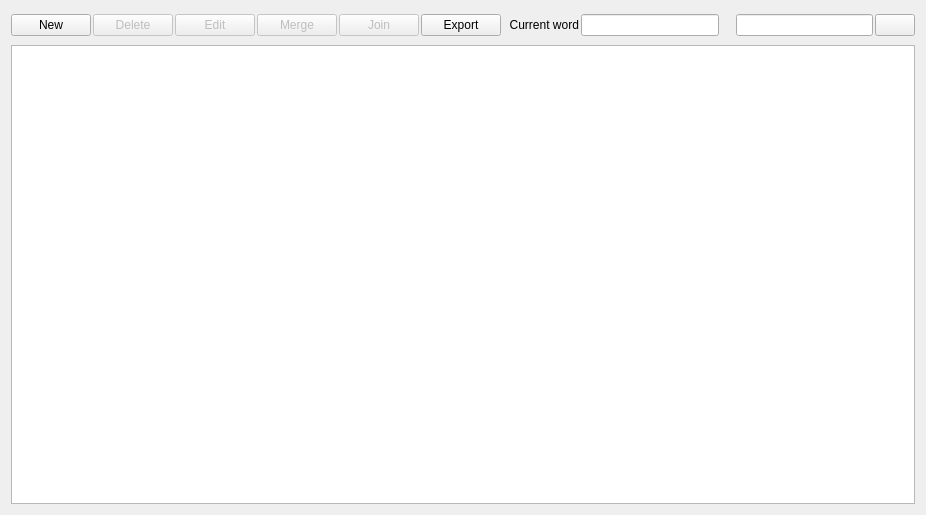
<?xml version="1.0" encoding="UTF-8"?>
<ui version="4.0">
 <class>GroupDlgClass</class>
 <widget class="QDialog" name="GroupDlgClass">
  <property name="geometry">
   <rect>
    <x>0</x>
    <y>0</y>
    <width>926</width>
    <height>515</height>
   </rect>
  </property>
  <property name="windowTitle">
   <string>GroupDlg</string>
  </property>
  <property name="windowIcon">
   <iconset>
    <normaloff/>
   </iconset>
  </property>
  <layout class="QGridLayout" name="gridLayout">
   <property name="horizontalSpacing">
    <number>2</number>
   </property>
   <item row="0" column="8">
    <spacer>
     <property name="orientation">
      <enum>Qt::Horizontal</enum>
     </property>
     <property name="sizeType">
      <enum>QSizePolicy::Preferred</enum>
     </property>
     <property name="sizeHint" stdset="0">
      <size>
       <width>13</width>
       <height>28</height>
      </size>
     </property>
    </spacer>
   </item>
   <item row="0" column="0">
    <widget class="QPushButton" name="buttonNew">
     <property name="toolTip">
      <string>New group</string>
     </property>
     <property name="text">
      <string>New</string>
     </property>
     <property name="icon">
      <iconset resource="MyWords.qrc">
       <normaloff>:/Entrance/Images/new.png</normaloff>:/Entrance/Images/new.png</iconset>
     </property>
     <property name="iconSize">
      <size>
       <width>24</width>
       <height>24</height>
      </size>
     </property>
     <property name="autoDefault">
      <bool>false</bool>
     </property>
    </widget>
   </item>
   <item row="0" column="1">
    <widget class="QPushButton" name="buttonDel">
     <property name="enabled">
      <bool>false</bool>
     </property>
     <property name="toolTip">
      <string>Delete group</string>
     </property>
     <property name="text">
      <string>Delete</string>
     </property>
     <property name="icon">
      <iconset resource="MyWords.qrc">
       <normaloff>:/Entrance/Images/button_cancel.png</normaloff>:/Entrance/Images/button_cancel.png</iconset>
     </property>
     <property name="iconSize">
      <size>
       <width>24</width>
       <height>24</height>
      </size>
     </property>
     <property name="autoDefault">
      <bool>false</bool>
     </property>
    </widget>
   </item>
   <item row="0" column="2">
    <widget class="QPushButton" name="buttonEdit">
     <property name="enabled">
      <bool>false</bool>
     </property>
     <property name="toolTip">
      <string>Edit group</string>
     </property>
     <property name="text">
      <string>Edit</string>
     </property>
     <property name="icon">
      <iconset resource="MyWords.qrc">
       <normaloff>:/Entrance/Images/Notepad2.png</normaloff>:/Entrance/Images/Notepad2.png</iconset>
     </property>
     <property name="iconSize">
      <size>
       <width>24</width>
       <height>24</height>
      </size>
     </property>
     <property name="autoDefault">
      <bool>false</bool>
     </property>
    </widget>
   </item>
   <item row="0" column="3">
    <widget class="QPushButton" name="buttonUnite">
     <property name="enabled">
      <bool>false</bool>
     </property>
     <property name="toolTip">
      <string>Merge groups</string>
     </property>
     <property name="text">
      <string>Merge</string>
     </property>
     <property name="icon">
      <iconset resource="MyWords.qrc">
       <normaloff>:/Entrance/Images/Package_02.png</normaloff>:/Entrance/Images/Package_02.png</iconset>
     </property>
     <property name="iconSize">
      <size>
       <width>24</width>
       <height>24</height>
      </size>
     </property>
     <property name="autoDefault">
      <bool>false</bool>
     </property>
    </widget>
   </item>
   <item row="0" column="4">
    <widget class="QPushButton" name="buttonJoin">
     <property name="enabled">
      <bool>false</bool>
     </property>
     <property name="toolTip">
      <string>Let current word join selected group</string>
     </property>
     <property name="text">
      <string>Join</string>
     </property>
     <property name="icon">
      <iconset resource="MyWords.qrc">
       <normaloff>:/Entrance/Images/User_02.png</normaloff>:/Entrance/Images/User_02.png</iconset>
     </property>
     <property name="iconSize">
      <size>
       <width>24</width>
       <height>24</height>
      </size>
     </property>
     <property name="autoDefault">
      <bool>true</bool>
     </property>
     <property name="default">
      <bool>true</bool>
     </property>
    </widget>
   </item>
   <item row="0" column="5">
    <widget class="QPushButton" name="buttonExport">
     <property name="toolTip">
      <string>Export words</string>
     </property>
     <property name="text">
      <string>Export</string>
     </property>
     <property name="icon">
      <iconset resource="MyWords.qrc">
       <normaloff>:/Entrance/Images/ni_png_2_0837.png</normaloff>:/Entrance/Images/ni_png_2_0837.png</iconset>
     </property>
     <property name="iconSize">
      <size>
       <width>24</width>
       <height>24</height>
      </size>
     </property>
    </widget>
   </item>
   <item row="0" column="7">
    <widget class="QLineEdit" name="lineEditCurrentWord">
     <property name="readOnly">
      <bool>true</bool>
     </property>
    </widget>
   </item>
   <item row="0" column="9">
    <widget class="QLineEdit" name="lineEditSearch">
     <property name="sizePolicy">
      <sizepolicy hsizetype="Expanding" vsizetype="Fixed">
       <horstretch>0</horstretch>
       <verstretch>0</verstretch>
      </sizepolicy>
     </property>
     <property name="maximumSize">
      <size>
       <width>200</width>
       <height>16777215</height>
      </size>
     </property>
     <property name="toolTip">
      <string>Keywords</string>
     </property>
    </widget>
   </item>
   <item row="0" column="10">
    <widget class="QPushButton" name="buttonNext">
     <property name="toolTip">
      <string>Find next</string>
     </property>
     <property name="icon">
      <iconset resource="MyWords.qrc">
       <normaloff>:/Entrance/Images/rightarrow.png</normaloff>:/Entrance/Images/rightarrow.png</iconset>
     </property>
    </widget>
   </item>
   <item row="1" column="0" colspan="11">
    <widget class="QTableView" name="tableView">
     <property name="editTriggers">
      <set>QAbstractItemView::NoEditTriggers</set>
     </property>
     <property name="selectionMode">
      <enum>QAbstractItemView::ExtendedSelection</enum>
     </property>
     <property name="selectionBehavior">
      <enum>QAbstractItemView::SelectRows</enum>
     </property>
     <property name="sortingEnabled">
      <bool>true</bool>
     </property>
    </widget>
   </item>
   <item row="0" column="6">
    <widget class="QLabel" name="label_2">
     <property name="text">
      <string>  Current word</string>
     </property>
    </widget>
   </item>
  </layout>
 </widget>
 <layoutdefault spacing="6" margin="11"/>
 <tabstops>
  <tabstop>lineEditSearch</tabstop>
  <tabstop>buttonJoin</tabstop>
  <tabstop>buttonDel</tabstop>
  <tabstop>buttonNew</tabstop>
  <tabstop>tableView</tabstop>
  <tabstop>buttonNext</tabstop>
 </tabstops>
 <resources>
  <include location="MyWords.qrc"/>
 </resources>
 <connections/>
</ui>
